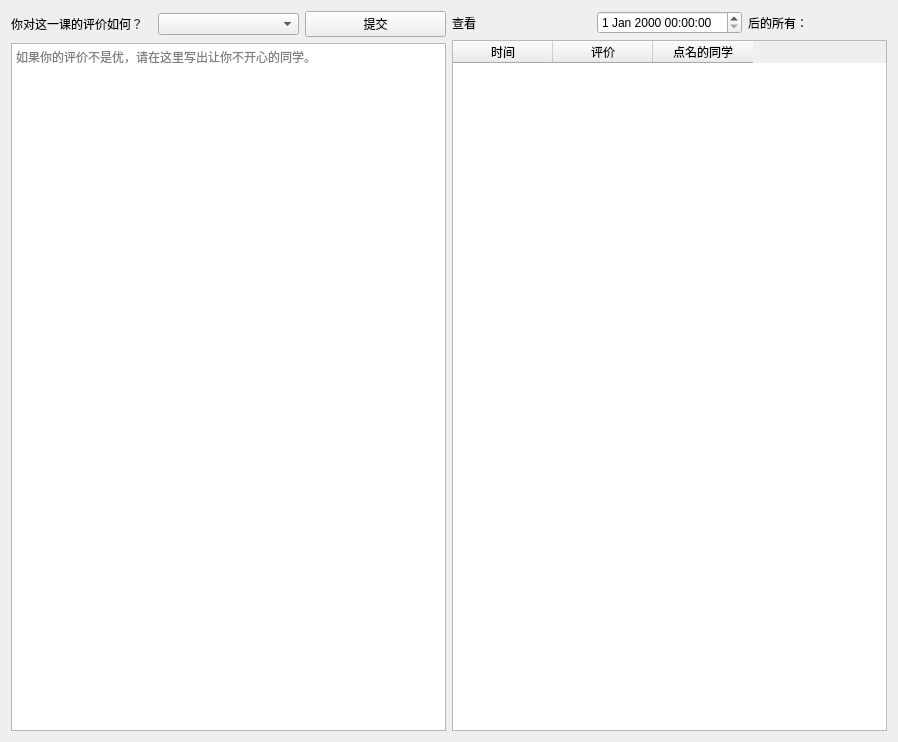
<?xml version="1.0" encoding="UTF-8"?>
<ui version="4.0">
 <class>Dialog</class>
 <widget class="QDialog" name="Dialog">
  <property name="geometry">
   <rect>
    <x>0</x>
    <y>0</y>
    <width>898</width>
    <height>742</height>
   </rect>
  </property>
  <property name="windowTitle">
   <string>FeedbackS4Teachers</string>
  </property>
  <layout class="QHBoxLayout" name="horizontalLayout">
   <item>
    <layout class="QGridLayout" name="gridLayout">
     <item row="0" column="0">
      <widget class="QLabel" name="label">
       <property name="text">
        <string>你对这一课的评价如何？</string>
       </property>
      </widget>
     </item>
     <item row="0" column="1">
      <widget class="QComboBox" name="comboBox">
       <property name="editable">
        <bool>false</bool>
       </property>
       <property name="currentText">
        <string/>
       </property>
       <property name="placeholderText">
        <string>无</string>
       </property>
      </widget>
     </item>
     <item row="0" column="2">
      <widget class="QPushButton" name="pushButton">
       <property name="text">
        <string>提交</string>
       </property>
       <property name="autoDefault">
        <bool>false</bool>
       </property>
       <property name="default">
        <bool>false</bool>
       </property>
      </widget>
     </item>
     <item row="1" column="0" colspan="3">
      <widget class="QTextEdit" name="textEdit">
       <property name="tabStopDistance">
        <double>83.000000000000000</double>
       </property>
       <property name="placeholderText">
        <string>如果你的评价不是优，请在这里写出让你不开心的同学。</string>
       </property>
      </widget>
     </item>
    </layout>
   </item>
   <item>
    <layout class="QGridLayout" name="gridLayout_2">
     <item row="0" column="2">
      <widget class="QLabel" name="label_3">
       <property name="text">
        <string>后的所有：</string>
       </property>
      </widget>
     </item>
     <item row="0" column="1">
      <widget class="QDateTimeEdit" name="dateTimeEdit"/>
     </item>
     <item row="0" column="0">
      <widget class="QLabel" name="label_2">
       <property name="text">
        <string>查看</string>
       </property>
      </widget>
     </item>
     <item row="1" column="0" colspan="3">
      <widget class="QTableWidget" name="tableWidget">
       <property name="editTriggers">
        <set>QAbstractItemView::EditTrigger::NoEditTriggers</set>
       </property>
       <property name="sortingEnabled">
        <bool>true</bool>
       </property>
       <column>
        <property name="text">
         <string>时间</string>
        </property>
       </column>
       <column>
        <property name="text">
         <string>评价</string>
        </property>
       </column>
       <column>
        <property name="text">
         <string>点名的同学</string>
        </property>
       </column>
      </widget>
     </item>
    </layout>
   </item>
  </layout>
 </widget>
 <resources/>
 <connections>
  <connection>
   <sender>dateTimeEdit</sender>
   <signal>editingFinished()</signal>
   <receiver>Dialog</receiver>
   <slot>Reading()</slot>
   <hints>
    <hint type="sourcelabel">
     <x>543</x>
     <y>22</y>
    </hint>
    <hint type="destinationlabel">
     <x>754</x>
     <y>15</y>
    </hint>
   </hints>
  </connection>
  <connection>
   <sender>pushButton</sender>
   <signal>clicked()</signal>
   <receiver>Dialog</receiver>
   <slot>Writing()</slot>
   <hints>
    <hint type="sourcelabel">
     <x>314</x>
     <y>20</y>
    </hint>
    <hint type="destinationlabel">
     <x>361</x>
     <y>28</y>
    </hint>
   </hints>
  </connection>
 </connections>
 <slots>
  <slot>Writing()</slot>
  <slot>Reading()</slot>
 </slots>
</ui>
